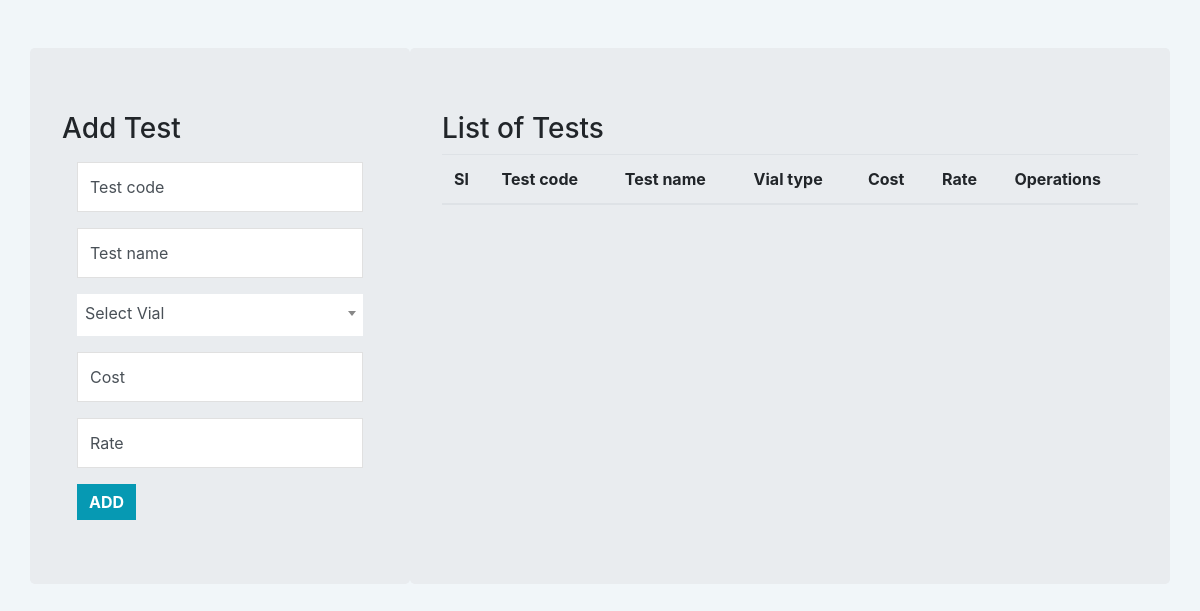
The app's page /tests.php, older data.
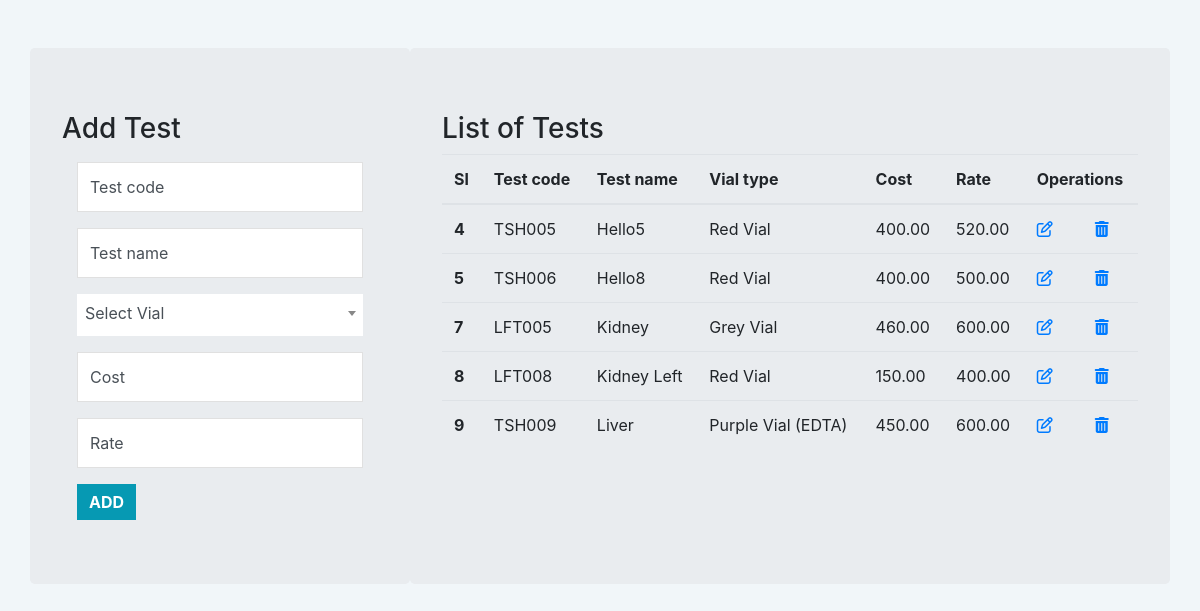
The same page, newer data.
### tables this page shows
CREATE TABLE `tests` (
  `tid` bigint(10) NOT NULL,
  `tcode` varchar(255) NOT NULL,
  `tname` varchar(255) NOT NULL,
  `vial_type` varchar(255) NOT NULL,
  `c_price` decimal(10,2) NOT NULL,
  `s_price` decimal(10,2) NOT NULL
);

### tests.php (the view, shortened to what this page needs)
<?php
   include 'assets/conn/conn.php';
?>
<!DOCTYPE html>
<html lang="en">
<head>
    <link rel="stylesheet" href="https://cdn.jsdelivr.net/npm/bootstrap@4.5.3/dist/css/bootstrap.min.css">
    <link rel="stylesheet" href="assets/css/style.css">
    <link rel="stylesheet" href="assets/css/select2.min.css" />
</head>
<body>
    <section>
        <div class="container my-5">
            <div class="row">
                <div class="col-4 jumbotron add">
                    <form action="assets/process/TestAdd.php" method="POST">
                        <h3 class="display-7">Add Test</h3>
                        <div class="col-12">
                            <div class="form-label-group">
                                <input type="text" id="id_t_code" class="form-control" name="tcode" placeholder="Test code" required="required" oninvalid="this.setCustomValidity('Enter Doctor Name')" oninput="setCustomValidity('')">
                                <label for="t_code">Test code</label>
                            </div>
                        </div>
                        <div class="col-12">
                            <div class="form-label-group">
                                <input class="form-control" name="tname" id="t_name" type="text" placeholder="Test name*" required="required" oninvalid="this.setCustomValidity('Enter Qualification')" oninput="setCustomValidity('')" id="name">
                                <label for="t_name">Test name</label>
                            </div>
                        </div>
                        <div class="col-12">
                            <div class="form-group">
                                <div class="">
                                </div>
                            </div>
                        </div>
                        <div class="col-12">
                            <div class="form-label-group">
                                <input class="form-control" name="tcp" id="t_cp" type="number" placeholder="Cost*" required="required" oninvalid="this.setCustomValidity('Enter CP')" oninput="setCustomValidity('')">
                                <label for="t_cp">Cost</label>
                            </div>
                        </div>
                        <div class="col-12">
                            <div class="form-label-group">
                                <input class="form-control" name="trate" id="t_rate" type="number" placeholder="Rate*" required="required" oninvalid="this.setCustomValidity('Enter Rate')" oninput="setCustomValidity('')">
                                <label for="t_rate">Rate</label>
                            </div>
                        </div>
                        <div class="col-12">
                            <button type="submit " id="id_addBtn" name= "submit" class="btn btn-primary btn-xl text-uppercase center " onclick="return checkEmpty()" value="Send ">Add</button>
                        </div>
                    </form>
                </div>
                <div class="col-8 jumbotron doc-list ">
                    <h3 class="display-7 ">List of Tests</h3>
                    <table class="table ">
                        <thead>
                            <tr>
                                <th scope="col ">Sl</th>
                                <th scope="col ">Test code</th>
                                <th scope="col ">Test name</th>
                                <th scope="col ">Vial type</th>
                                <th scope="col ">Cost</th>
                                <th scope="col ">Rate</th>
                                <th scope="col " colspan="2">Operations</th>
                            </tr>
                        </thead>
                        <tbody>
                        <?php
                            $selectquery = "select * from tests ";
                            $query = mysqli_query($con,$selectquery);
                            while($res = mysqli_fetch_assoc($query)){
                            ?>
                                <tr>
                                    <th scope="row "><?php echo $res['tid']; ?></th>
                                    <td><?php echo $res['tcode']; ?></td>
                                    <td><?php echo $res['tname']; ?></td>
                                    <td><?php echo $res['vial_type']; ?></td>
                                    <td><?php echo $res['c_price']; ?></td>
                                    <td><?php echo $res['s_price']; ?></td>
                                    <td><a href="assets/process/testUpdate.php?ids=<?php echo $res['tid']?>&tc=<?php echo $res['tcode']?>&tn=<?php echo $res['tname']?>&vt=<?php echo $res['vial_type']?>&cp=<?php echo $res['c_price']?>&sp=<?php echo $res['s_price'] ?>"><i class="fa fa-edit" aria-hidden="true"></i></a></td>
                                    <td><a href="assets/process/testDel.php?ids=<?php echo $res['tid']?>"><i class="fa fa-trash" aria-hidden="true"></i></a></td>
                                </tr>
                            <?php
                            }
                            ?>
                        </tbody>
                    </table>
                </div>
            </div>
    </section>
</body>
</html>

### assets/css/style.css (style rules this page uses)
:root { --primary: #001429; --secondary: #0699b3; --border-color: #e0e0e0; --background: #F1F6F9; --error: #FF595E; --success: #21A300; --bhover: #0674b3; --e: #1881F2; --success: #21A300; --g: #119DA4; --h: #ffb400; --i: #99C7FF; }
* { text-decoration: none !important; box-sizing: border-box; list-style-type: none; }
html, body { height: 100%; width: 100%; background-color: var(--background); }
.form-label-group { position: relative; margin: 1em 0; }
.form-label-group input { border: 1px solid var(--border-color); border-radius: 0%; }
.form-label-group input, .form-label-group label { height: 3.125rem; padding: .75rem; }
.form-label-group label { position: absolute; top: 0; left: 0; display: block; width: 100%; margin-bottom: 0; line-height: 1.5; color: #495057; pointer-events: none; cursor: text; border: 1px solid transparent; border-radius: .25rem; transition: all .1s ease-in-out; }
.form-label-group input::placeholder { color: transparent; }
.form-label-group input:not(:placeholder-shown) { padding-top: 1.25rem; padding-bottom: .25rem; }
.form-label-group input:not(:placeholder-shown)~label { padding-top: .25rem; padding-bottom: .25rem; font-size: 12px; color: var(--secondary) !important; }
.form-control, .custom-select { border-radius: 0 !important; }
.btn { background: var(--secondary); border-radius: 0%; border: var(--secondary); color: #fff; font-weight: bold; }

Row changes from the older to the newer data that the page shows:
added tests: tid "4", tcode "TSH005", tname "Hello5", vial_type "Red Vial", c_price "400.00", s_price "520.00"
added tests: tid "5", tcode "TSH006", tname "Hello8", vial_type "Red Vial", c_price "400.00", s_price "500.00"
added tests: tid "7", tcode "LFT005", tname "Kidney", vial_type "Grey Vial", c_price "460.00", s_price "600.00"
added tests: tid "8", tcode "LFT008", tname "Kidney Left", vial_type "Red Vial", c_price "150.00", s_price "400.00"
added tests: tid "9", tcode "TSH009", tname "Liver", vial_type "Purple Vial (EDTA)", c_price "450.00", s_price "600.00"
